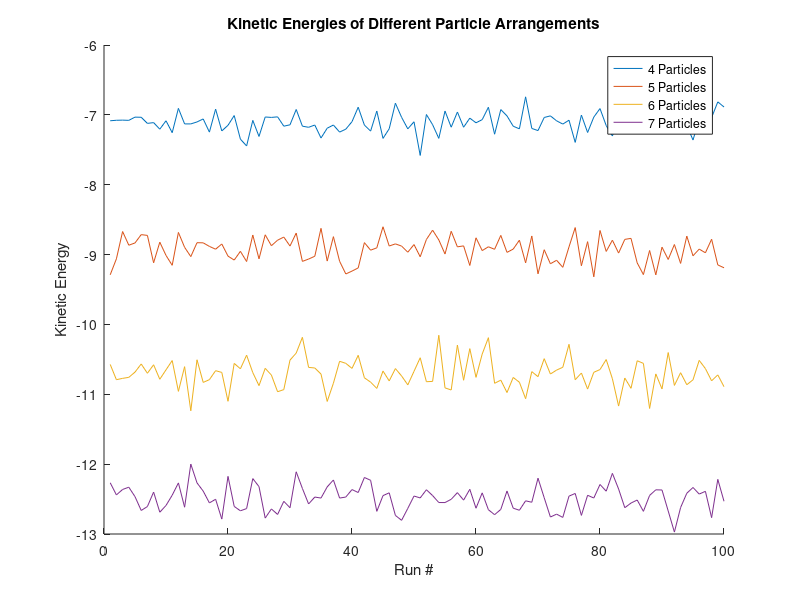
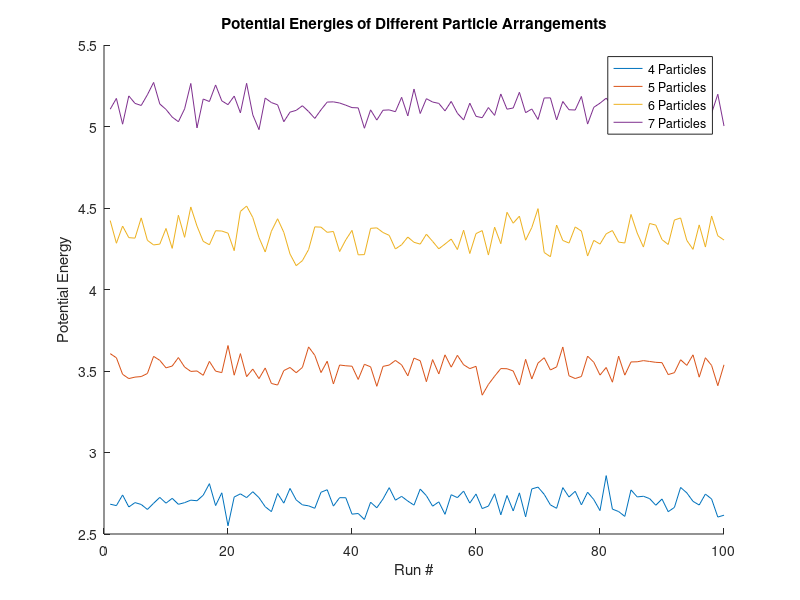
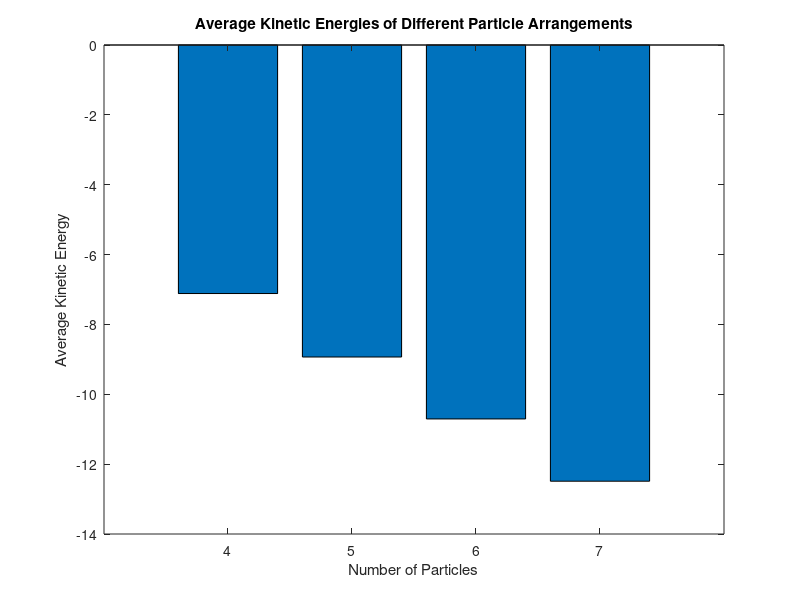
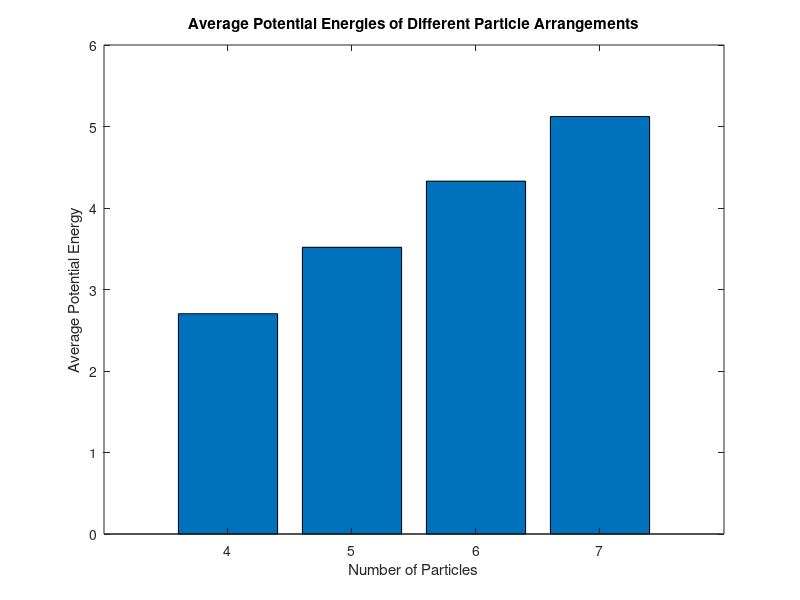

Source code (MATLAB) for these figures, in order:
%Ryland Ross, June 2024
%Graphing energies from QMC for different particle arrangements to understand behavior
close all; clc; clear all
% Define the number of particles
particles = [4, 5, 6, 7];

kinetic_energy_4 = [-7.08450000000000024158
-7.07749999999999968026
-7.07549999999999990052
-7.07850000000000001421
-7.03249999999999975131
-7.03450000000000041922
-7.12199999999999988631
-7.11099999999999976552
-7.20500000000000007105
-7.08450000000000024158
-7.25499999999999989342
-6.90700000000000002842
-7.12950000000000017053
-7.12950000000000017053
-7.10149999999999970157
-7.05850000000000044054
-7.24699999999999988631
-6.91800000000000014921
-7.23000000000000042633
-7.14949999999999974420
-7.00999999999999978684
-7.34750000000000014211
-7.44500000000000028422
-7.07899999999999973710
-7.30900000000000016342
-7.03049999999999997158
-7.03650000000000019895
-7.02850000000000019185
-7.16199999999999992184
-7.14250000000000007105
-6.92300000000000004263
-7.16199999999999992184
-7.17799999999999993605
-7.14550000000000018474
-7.33150000000000012790
-7.19099999999999983658
-7.14550000000000018474
-7.24650000000000016342
-7.20500000000000007105
-7.09750000000000014211
-6.89050000000000029132
-7.14649999999999963052
-7.23249999999999992895
-6.94550000000000000711
-7.33699999999999974420
-7.19899999999999984368
-6.83300000000000018474
-7.03549999999999986500
-7.20049999999999990052
-7.09900000000000019895
-7.58100000000000040501
-6.99500000000000010658
-7.14050000000000029132
-7.33650000000000002132
-6.94550000000000000711
-7.17649999999999987921
-6.95899999999999963052
-7.17699999999999960210
-7.04699999999999970868
-7.11350000000000015632
-7.06850000000000022737
-6.89100000000000001421
-7.27700000000000013500
-6.92450000000000009948
-7.01499999999999968026
-7.16249999999999964473
-7.20000000000000017764
-6.74199999999999999289
-7.19449999999999967315
-7.22499999999999964473
-7.03749999999999964473
-7.01449999999999995737
-7.08549999999999968736
-7.13199999999999967315
-7.07650000000000023448
-7.39400000000000012790
-7.00300000000000011369
-7.25250000000000039080
-7.03200000000000002842
-6.91000000000000014211
-7.15350000000000019185
-7.30299999999999993605
-7.02099999999999990763
-7.02799999999999958078
-7.20450000000000034817
-7.11500000000000021316
-7.26799999999999979394
-7.06099999999999994316
-7.10400000000000009237
-7.24650000000000016342
-7.13300000000000000711
-7.00600000000000022737
-7.11599999999999965894
-7.15099999999999980105
-7.36000000000000031974
-7.06250000000000000000
-7.18499999999999960920
-7.03950000000000031264
-6.81400000000000005684
-6.88750000000000017764
];
kinetic_energy_5 = [-9.28950000000000031264
-9.06099999999999994316
-8.66999999999999992895
-8.86599999999999965894
-8.83350000000000079581
-8.71449999999999924682
-8.72550000000000025580
-9.11749999999999971578
-8.82249999999999978684
-9.01200000000000045475
-9.15349999999999930367
-8.68299999999999982947
-8.89600000000000079581
-9.02899999999999991473
-8.83000000000000007105
-8.83200000000000073896
-8.88299999999999911893
-8.92300000000000004263
-8.84849999999999958789
-9.02200000000000024158
-9.07850000000000001421
-8.95350000000000001421
-9.09950000000000081002
-8.72000000000000063949
-9.06099999999999994316
-8.71700000000000052580
-8.87299999999999933209
-8.79400000000000048317
-8.74949999999999938893
-8.87749999999999950262
-8.69200000000000017053
-9.09750000000000014211
-9.06400000000000005684
-9.02399999999999913314
-8.62449999999999938893
-9.09299999999999997158
-8.74349999999999916156
-9.09600000000000008527
-9.27749999999999985789
-9.23649999999999948841
-9.19100000000000072475
-8.82900000000000062528
-8.93699999999999938893
-8.90349999999999930367
-8.60200000000000031264
-8.87749999999999950262
-8.84699999999999953104
-8.87850000000000072475
-8.96599999999999930367
-8.85650000000000048317
-9.03149999999999941735
-8.78400000000000069633
-8.65049999999999918998
-8.78999999999999914735
-8.99200000000000088107
-8.66649999999999920419
-8.88949999999999995737
-8.87550000000000061107
-9.15600000000000058265
-8.75999999999999978684
-8.94299999999999961631
-8.88850000000000051159
-8.92450000000000009948
-8.72550000000000025580
-8.96850000000000058265
-8.92149999999999998579
-8.79400000000000048317
-9.11849999999999916156
-8.73349999999999937472
-9.27549999999999918998
-8.93050000000000032685
-9.13150000000000083844
-9.08150000000000012790
-9.18249999999999921840
-8.88949999999999995737
-8.61350000000000015632
-9.16000000000000014211
-8.81499999999999950262
-9.31850000000000022737
-8.65499999999999936051
-8.95500000000000007105
-8.79400000000000048317
-8.97850000000000036948
-8.78250000000000063949
-8.76800000000000068212
-9.11899999999999977263
-9.28650000000000019895
-8.94149999999999955946
-9.29049999999999975842
-8.89400000000000012790
-9.07000000000000028422
-8.85599999999999987210
-9.12650000000000005684
-8.73550000000000004263
-9.01750000000000007105
-8.92149999999999998579
-8.97450000000000081002
-8.78049999999999997158
-9.14799999999999968736
-9.18900000000000005684
];
kinetic_energy_6 = [-10.57249999999999978684
-10.79100000000000036948
-10.77200000000000024158
-10.75750000000000028422
-10.68249999999999921840
-10.56600000000000072475
-10.69899999999999984368
-10.57750000000000056843
-10.78500000000000014211
-10.65000000000000035527
-10.51699999999999945999
-10.95800000000000018474
-10.60449999999999981526
-11.23600000000000065370
-10.50600000000000022737
-10.83000000000000007105
-10.79049999999999975842
-10.66200000000000081002
-10.68699999999999938893
-11.09999999999999964473
-10.55799999999999982947
-10.63499999999999978684
-10.43999999999999950262
-10.68999999999999950262
-10.87599999999999944578
-10.62850000000000072475
-10.72499999999999964473
-10.96349999999999980105
-10.93299999999999982947
-10.51050000000000039790
-10.41000000000000014211
-10.18449999999999988631
-10.61500000000000021316
-10.62349999999999994316
-10.71049999999999968736
-11.10249999999999914735
-10.84149999999999991473
-10.52749999999999985789
-10.55700000000000038369
-10.62950000000000017053
-10.44200000000000017053
-10.76399999999999934630
-10.82600000000000051159
-10.91600000000000036948
-10.66699999999999981526
-10.80850000000000044054
-10.63199999999999967315
-10.73799999999999954525
-10.86500000000000021316
-10.67149999999999998579
-10.47700000000000031264
-10.82000000000000028422
-10.81550000000000011369
-10.15499999999999936051
-10.90799999999999947420
-10.93849999999999944578
-10.29550000000000054001
-10.79899999999999948841
-10.34650000000000069633
-10.75750000000000028422
-10.42399999999999948841
-10.18950000000000066791
-10.84249999999999936051
-10.79749999999999943157
-10.97499999999999964473
-10.75900000000000034106
-10.82750000000000056843
-11.06300000000000061107
-10.67600000000000015632
-10.74750000000000049738
-10.49000000000000021316
-10.71000000000000085265
-10.65349999999999930367
-10.61350000000000015632
-10.28449999999999953104
-10.79149999999999920419
-10.69549999999999911893
-10.92549999999999954525
-10.68500000000000049738
-10.64600000000000079581
-10.50249999999999950262
-10.77800000000000046896
-11.16849999999999987210
-10.76699999999999945999
-10.91450000000000031264
-10.51999999999999957367
-10.55749999999999921840
-11.20299999999999940314
-10.70800000000000018474
-10.92350000000000065370
-10.40249999999999985789
-10.87299999999999933209
-10.69100000000000072475
-10.86299999999999954525
-10.79299999999999926104
-10.51449999999999995737
-10.63199999999999967315
-10.80700000000000038369
-10.72250000000000014211
-10.89100000000000001421
];
kinetic_energy_7 = [-12.26650000000000062528
-12.44050000000000011369
-12.36250000000000071054
-12.33000000000000007105
-12.46499999999999985789
-12.66300000000000025580
-12.60699999999999931788
-12.39949999999999974420
-12.68800000000000061107
-12.59149999999999991473
-12.44449999999999967315
-12.26849999999999951683
-12.61650000000000027001
-11.99900000000000055422
-12.26800000000000068212
-12.38599999999999923261
-12.55499999999999971578
-12.50249999999999950262
-12.78650000000000019895
-12.17500000000000071054
-12.60500000000000042633
-12.66799999999999926104
-12.63599999999999923261
-12.20700000000000073896
-12.32150000000000034106
-12.77200000000000024158
-12.64100000000000001421
-12.72000000000000063949
-12.53250000000000063949
-12.62400000000000055422
-12.10950000000000059686
-12.34800000000000075318
-12.57000000000000028422
-12.47100000000000008527
-12.48550000000000004263
-12.32549999999999990052
-12.22649999999999970157
-12.48550000000000004263
-12.47100000000000008527
-12.36400000000000076739
-12.40600000000000058265
-12.19100000000000072475
-12.23099999999999987210
-12.67549999999999954525
-12.45049999999999990052
-12.41050000000000075318
-12.73399999999999998579
-12.80400000000000027001
-12.63299999999999911893
-12.45650000000000012790
-12.48349999999999937472
-12.36650000000000027001
-12.44999999999999928946
-12.54950000000000009948
-12.55000000000000071054
-12.50300000000000011369
-12.40799999999999947420
-12.51500000000000056843
-12.35999999999999943157
-12.63100000000000022737
-12.41099999999999958789
-12.65249999999999985789
-12.72349999999999958789
-12.64799999999999968736
-12.38449999999999917577
-12.63049999999999961631
-12.66000000000000014211
-12.52500000000000035527
-12.54550000000000054001
-12.20100000000000051159
-12.48099999999999987210
-12.75699999999999967315
-12.71550000000000046896
-12.76249999999999928946
-12.45800000000000018474
-12.41949999999999931788
-12.73349999999999937472
-12.44549999999999911893
-12.48499999999999943157
-12.29100000000000036948
-12.38700000000000045475
-12.13199999999999967315
-12.35599999999999987210
-12.62349999999999994316
-12.55700000000000038369
-12.51350000000000051159
-12.67549999999999954525
-12.44800000000000039790
-12.36749999999999971578
-12.36999999999999921840
-12.67050000000000054001
-12.97250000000000014211
-12.62100000000000044054
-12.41649999999999920419
-12.33399999999999963052
-12.42849999999999965894
-12.38899999999999934630
-12.76600000000000001421
-12.21799999999999997158
-12.53149999999999941735
];

potential_energy_4 = [2.68288220000030674939
2.67415192000030055297
2.73962902000031682803
2.66575742000031112866
2.69261982000031974138
2.68120330000029838402
2.65064732000029223968
2.68859046000031920443
2.72451892000032058760
2.68926202000032033013
2.71881066000031967889
2.68221064000031894636
2.69228404000031540377
2.70772992000032974858
2.70403634000031845019
2.73795012000031912081
2.80879970000034973054
2.67448770000030400240
2.75272444000035187983
2.55024910000027427159
2.72686938000030387741
2.74634462000030810103
2.72317580000034009657
2.75944004000033560331
2.72284002000032421265
2.66743632000031727358
2.63721612000030258827
2.74835930000032080400
2.68926202000031144834
2.77958684000032851813
2.70907304000032667091
2.67885284000029377793
2.67280880000028719934
2.65769870000029362345
2.75608224000033619205
2.77152812000033277329
2.67112990000031391702
2.72284002000031666313
2.72250424000032786864
2.62177024000028779938
2.62579960000028345135
2.58919958000029204470
2.69497028000032612383
2.66072072000032289196
2.71478130000033157643
2.78428776000032973670
2.70739414000032452279
2.73089874000033239199
2.70202166000032395488
2.67717394000030228796
2.77555748000033686296
2.73492810000035113660
2.67079412000031135577
2.69732074000031030181
2.62076290000029077376
2.74097214000032973757
2.72317580000030590170
2.76346940000032192941
2.68959780000031711822
2.74533728000032883898
2.65601980000031545615
2.67112990000031613747
2.74668040000033730763
2.61774088000029303558
2.73627122000032807492
2.64158126000029813696
2.75238866000032578185
2.60531702000029730115
2.77656482000033655311
2.78764556000035890193
2.74332260000035432768
2.67851706000031253296
2.65769870000031716017
2.78462354000034517654
2.72686938000032252916
2.76212628000033832976
2.67885284000030754470
2.75641802000032987152
2.71108772000033049210
2.64359594000030062588
2.85815936000038073317
2.65266200000031027173
2.63788768000028639449
2.60800326000030802120
2.77052078000033441540
2.72754094000031832579
2.73157030000032774453
2.71713176000030331991
2.67650238000033535712
2.71478130000031070423
2.63688034000030624426
2.66307118000032350125
2.78563088000034975167
2.75238866000034265724
2.70034276000033202081
2.67784550000031451589
2.74500150000031428732
2.71478130000031248059
2.60397390000029238522
2.61539042000030086399
];
potential_energy_5 = [3.60661298000028773814
3.58109370000029070269
3.47968814000032589107
3.45349730000032506538
3.46256336000033115852
3.46592116000035543877
3.48472484000034832263
3.58982398000031022178
3.56531204000033197232
3.51931018000030837456
3.53039092000032184160
3.58243682000030672086
3.52434688000032769750
3.49748448000035860872
3.50017072000031825851
3.47364410000037526771
3.55893222000035391872
3.49916338000030746613
3.49009732000035022281
3.65630842000029243621
3.47431566000033775765
3.60661298000028329724
3.46524960000033876995
3.51192302000031775222
3.45316152000032383640
3.51863862000035165778
3.42361288000034980072
3.41387526000038254992
3.50252118000035039813
3.52166064000032985604
3.48942576000034687667
3.52199642000032264733
3.64791392000026526432
3.59620380000032735524
3.49043310000031725693
3.55993956000031896991
3.42025508000035127765
3.53677074000033231371
3.53206982000029023894
3.52938358000035012907
3.44812482000033115881
3.54113588000032697423
3.52569000000036458786
3.40615232000035472737
3.52837624000032379357
3.53643496000031731796
3.56497626000030010118
3.53777808000030269397
3.47028630000033366798
3.57907902000032684953
3.56296158000031848445
3.43435784000036603558
3.57001296000028878197
3.48203860000033449396
3.59922582000026602955
3.52367532000031724593
3.59620380000032957568
3.53844964000029804652
3.51460926000032758409
3.52871202000032946344
3.35175596000039277556
3.41756884000037119975
3.46793584000036503312
3.51494504000031726676
3.51393770000032112932
3.50017072000033024892
3.41387526000035501639
3.57169186000032867767
3.45114684000035865097
3.54852304000032381381
3.58142948000031813294
3.50621476000029597131
3.52501844000032082960
3.64724236000026946769
3.47062208000033489697
3.45383308000035249563
3.46625694000036244091
3.59116710000031469363
3.55355974000032581728
3.47498722000034021562
3.52166064000034317871
3.43133582000036607695
3.59116710000033556582
3.47465144000033898664
3.55557442000031098672
3.55658176000031023278
3.56363314000034314688
3.55859644000032915301
3.55322396000031748287
3.55120928000033142524
3.47800924000036015826
3.48976154000034455294
3.56900562000031662535
3.53442028000032459900
3.59922582000031088256
3.46222758000035479853
3.58142948000035321598
3.53408450000032825500
3.40984590000034870627
3.53811386000031991017
];
potential_energy_6 = [4.42289416000021162745
4.28388124000023928772
4.38931616000025037749
4.31813080000022253557
4.31510878000022479739
4.43934738000018658255
4.30167758000020672426
4.27347206000017720839
4.27850876000023205847
4.37454184000020873668
4.25231792000021524558
4.45546482000022692205
4.32014548000017306606
4.50650338000014993867
4.38898038000018164695
4.29563354000015706902
4.27447940000019510620
4.36043908000023261451
4.35876018000014830989
4.34566476000020784909
4.23821516000023645887
4.47896942000020192864
4.51221164000024987928
4.44136206000013089579
4.31846658000015093393
4.23015644000026913574
4.35775284000019169639
4.43397490000026550661
4.35070146000019697397
4.21806836000022045141
4.14621144000023278409
4.17710320000019486031
4.24526654000018854873
4.38427946000017421113
4.38260056000016984257
4.35070146000016944043
4.35607394000021042046
4.23284268000021146605
4.30469960000020535063
4.36278954000019325576
4.21269588000021499852
4.21403900000018794003
4.37521340000018454930
4.37823542000021159737
4.34969412000017729980
4.33223356000016313061
4.24862434000020172675
4.27447940000022708062
4.32182438000020052726
4.28958950000019623161
4.27850876000025159840
4.33928494000018094567
4.29529776000017271542
4.24963168000020008463
4.27884454000020930664
4.30940052000016748934
4.24526654000023295765
4.36413266000018662538
4.22075460000023294782
4.34297852000020156993
4.36144642000022120243
4.21135276000016212095
4.38260056000019648792
4.28119500000020014596
4.47359694000017249493
4.40677672000013664899
4.45009234000020548194
4.30234914000019674774
4.38025010000017900325
4.49609420000019710528
4.22713442000019679057
4.20094358000023238020
4.39569598000021510842
4.30100602000018295001
4.28488858000022787564
4.38394368000021117382
4.35842440000020925339
4.20530872000024924517
4.30134180000019661350
4.27850876000020363676
4.34163540000024994470
4.36178220000019667424
4.29093262000020558844
4.28522436000019091296
4.46050152000015920351
4.34633632000019609620
4.26037664000020832589
4.40509782000021132831
4.39502442000020732138
4.30604272000017296307
4.27615830000017638213
4.42625196000022658183
4.43901160000018801810
4.30134180000016463907
4.24627388000020733472
4.39636754000018648014
4.26037664000017546329
4.45109968000018696443
4.32954732000015862781
4.30335648000020665194
];
potential_energy_7 = [5.10620646000022215816
5.17235512000024133528
5.01420274000021315430
5.18780100000023214335
5.14179914000022542098
5.12903950000025332656
5.19485238000023841209
5.27040288000025469728
5.13810556000019769129
5.10486334000025632207
5.05785414000023703096
5.02931284000027556402
5.10822114000023397296
5.26402306000025266286
4.99136970000028501460
5.16866154000022248738
5.15321566000024589016
5.25495700000024612564
5.15724502000024465076
5.13407620000025310958
5.18679366000021868643
5.08370920000020376506
5.26503040000019773004
5.07128534000021868877
4.98062474000023591714
5.17470558000022951006
5.14683584000021987492
5.13306886000025741623
5.02931284000019651614
5.08807434000023839360
5.09915508000023987023
5.12736060000025606342
5.09176792000022437890
5.04945964000023916896
5.10251288000026281821
5.14985786000028955556
5.15120098000019677187
5.14414960000026599829
5.13071840000019907535
5.11594408000024980510
5.11426518000023744293
4.98935502000021990909
5.10217710000025892469
5.03938624000024848471
5.09982664000023344641
5.10184132000023815579
5.09076058000026421269
5.17907072000020818336
5.06490552000023530610
5.22977350000025431598
5.07967984000023520252
5.17067622000027515838
5.15019364000023660566
5.14179914000024673726
5.09579728000024534396
5.15388722000023502545
5.08135874000026266373
5.04005780000024383725
5.14314226000018770435
5.06255506000022048596
5.05382478000026136300
5.11627986000021017787
5.06826332000023160873
5.19955330000024051884
5.10620646000021771727
5.11359362000024919581
5.20996248000024220204
5.08471654000023232101
5.10754958000022440956
5.04307982000025134539
5.17504136000022008091
5.17571292000026250690
5.04039358000027437612
5.15355144000020359840
5.10284866000022407917
5.10116976000020017068
5.18444320000029357232
5.01487430000025469212
5.11795876000024563268
5.14314226000026053498
5.17369824000028355471
5.12769638000022975888
5.18914412000023705929
5.13374042000026875598
5.13374042000025276877
5.17772760000021925464
5.14750740000022677378
5.19350926000023616069
5.20123220000021291298
5.00211466000020799072
5.18276430000029186829
5.13374042000019148446
5.06960644000026761091
5.14314226000022678420
5.14247070000030870318
5.08874590000027726688
5.13004684000025257262
5.08135874000024756469
5.19787440000024325570
5.00312200000023477031
];

% Create figure for kinetic energies
figure;
hold on;
plot(kinetic_energy_4, 'DisplayName', '4 Particles');
plot(kinetic_energy_5, 'DisplayName', '5 Particles');
plot(kinetic_energy_6, 'DisplayName', '6 Particles');
plot(kinetic_energy_7, 'DisplayName', '7 Particles');
hold off;
xlabel('Run #');
ylabel('Kinetic Energy');
title('Kinetic Energies of Different Particle Arrangements');
legend('show');

% Create figure for potential energies
figure;
hold on;
plot(potential_energy_4, 'DisplayName', '4 Particles');
plot(potential_energy_5, 'DisplayName', '5 Particles');
plot(potential_energy_6, 'DisplayName', '6 Particles');
plot(potential_energy_7, 'DisplayName', '7 Particles');
hold off;
xlabel('Run #');
ylabel('Potential Energy');
title('Potential Energies of Different Particle Arrangements');
legend('show');

% Calculate average kinetic energies
avg_kinetic_energy_4 = mean(kinetic_energy_4);
avg_kinetic_energy_5 = mean(kinetic_energy_5);
avg_kinetic_energy_6 = mean(kinetic_energy_6);
avg_kinetic_energy_7 = mean(kinetic_energy_7);

avg_kinetic_energies = [avg_kinetic_energy_4, avg_kinetic_energy_5, avg_kinetic_energy_6, avg_kinetic_energy_7];

% Create figure for average kinetic energies
figure;
bar(particles, avg_kinetic_energies);
xlabel('Number of Particles');
ylabel('Average Kinetic Energy');
title('Average Kinetic Energies of Different Particle Arrangements');

% Calculate average potential energies
avg_potential_energy_4 = mean(potential_energy_4);
avg_potential_energy_5 = mean(potential_energy_5);
avg_potential_energy_6 = mean(potential_energy_6);
avg_potential_energy_7 = mean(potential_energy_7);

avg_potential_energies = [avg_potential_energy_4, avg_potential_energy_5, avg_potential_energy_6, avg_potential_energy_7];

% Create figure for average potential energies
figure;
bar(particles, avg_potential_energies);
xlabel('Number of Particles');
ylabel('Average Potential Energy');
title('Average Potential Energies of Different Particle Arrangements');

% Define particle numbers
particles = [4, 5, 6, 7];

% Example data for kinetic and potential energies (replace these with actual data)
kinetic_energy_4 = rand(1, 100); % Example data
kinetic_energy_5 = rand(1, 100);
kinetic_energy_6 = rand(1, 100);
kinetic_energy_7 = rand(1, 100);

potential_energy_4 = rand(1, 100); % Example data
potential_energy_5 = rand(1, 100);
potential_energy_6 = rand(1, 100);
potential_energy_7 = rand(1, 100);

% Calculate average kinetic energies
avg_kinetic_energy_4 = mean(kinetic_energy_4);
avg_kinetic_energy_5 = mean(kinetic_energy_5);
avg_kinetic_energy_6 = mean(kinetic_energy_6);
avg_kinetic_energy_7 = mean(kinetic_energy_7);

avg_kinetic_energies = [avg_kinetic_energy_4, avg_kinetic_energy_5, avg_kinetic_energy_6, avg_kinetic_energy_7];

% Calculate average potential energies
avg_potential_energy_4 = mean(potential_energy_4);
avg_potential_energy_5 = mean(potential_energy_5);
avg_potential_energy_6 = mean(potential_energy_6);
avg_potential_energy_7 = mean(potential_energy_7);

avg_potential_energies = [avg_potential_energy_4, avg_potential_energy_5, avg_potential_energy_6, avg_potential_energy_7];

% Create figure with 2x2 subplot layout
figure;

% Subplot 1: Kinetic Energies
subplot(2, 2, 1);
hold on;
plot(kinetic_energy_4, 'DisplayName', '4 Particles');
plot(kinetic_energy_5, 'DisplayName', '5 Particles');
plot(kinetic_energy_6, 'DisplayName', '6 Particles');
plot(kinetic_energy_7, 'DisplayName', '7 Particles');
hold off;
xlabel('Run #');
ylabel('Kinetic Energy');
title('Kinetic Energies of Different Particle Arrangements');
legend('show');

% Subplot 2: Potential Energies
subplot(2, 2, 2);
hold on;
plot(potential_energy_4, 'DisplayName', '4 Particles');
plot(potential_energy_5, 'DisplayName', '5 Particles');
plot(potential_energy_6, 'DisplayName', '6 Particles');
plot(potential_energy_7, 'DisplayName', '7 Particles');
hold off;
xlabel('Run #');
ylabel('Potential Energy');
title('Potential Energies of Different Particle Arrangements');
legend('show');

% Subplot 3: Average Kinetic Energies
subplot(2, 2, 3);
bar(particles, avg_kinetic_energies);
xlabel('Number of Particles');
ylabel('Average Kinetic Energy');
title('Average Kinetic Energies of Different Particle Arrangements');

% Subplot 4: Average Potential Energies
subplot(2, 2, 4);
bar(particles, avg_potential_energies);
xlabel('Number of Particles');
ylabel('Average Potential Energy');
title('Average Potential Energies of Different Particle Arrangements');